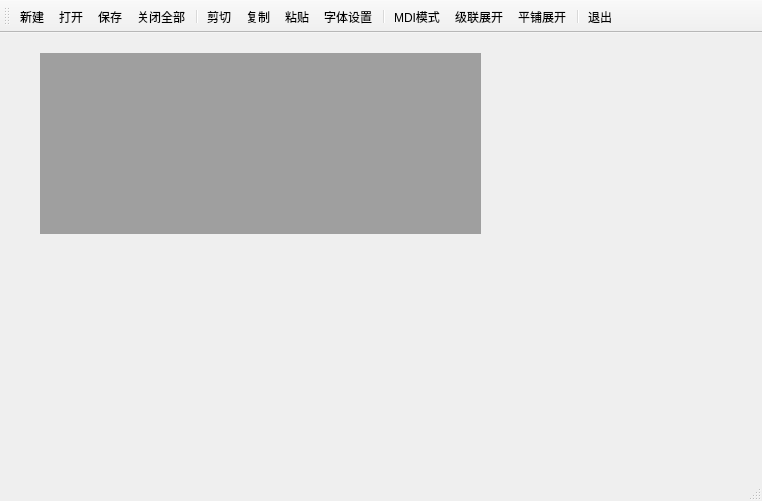
<?xml version="1.0" encoding="UTF-8"?>
<ui version="4.0">
 <class>MainWindow</class>
 <widget class="QMainWindow" name="MainWindow">
  <property name="geometry">
   <rect>
    <x>0</x>
    <y>0</y>
    <width>762</width>
    <height>501</height>
   </rect>
  </property>
  <property name="windowTitle">
   <string>MainWindow</string>
  </property>
  <widget class="QWidget" name="centralwidget">
   <widget class="QMdiArea" name="mdiArea">
    <property name="geometry">
     <rect>
      <x>40</x>
      <y>20</y>
      <width>441</width>
      <height>181</height>
     </rect>
    </property>
   </widget>
  </widget>
  <widget class="QStatusBar" name="statusbar"/>
  <widget class="QToolBar" name="toolBar">
   <property name="windowTitle">
    <string>toolBar</string>
   </property>
   <property name="toolButtonStyle">
    <enum>Qt::ToolButtonTextUnderIcon</enum>
   </property>
   <attribute name="toolBarArea">
    <enum>TopToolBarArea</enum>
   </attribute>
   <attribute name="toolBarBreak">
    <bool>false</bool>
   </attribute>
   <addaction name="actDoc_New"/>
   <addaction name="actDoc_Open"/>
   <addaction name="actDoc_Save"/>
   <addaction name="actCloseAll"/>
   <addaction name="separator"/>
   <addaction name="actCut"/>
   <addaction name="actCopy"/>
   <addaction name="actPaste"/>
   <addaction name="actFont"/>
   <addaction name="separator"/>
   <addaction name="actViewMode"/>
   <addaction name="actCascade"/>
   <addaction name="actTile"/>
   <addaction name="separator"/>
   <addaction name="actQuit"/>
  </widget>
  <action name="actDoc_New">
   <property name="icon">
    <iconset resource="res.qrc">
     <normaloff>:/icon/images/newFile.png</normaloff>:/icon/images/newFile.png</iconset>
   </property>
   <property name="text">
    <string>新建</string>
   </property>
   <property name="toolTip">
    <string>新建文件窗口</string>
   </property>
   <property name="shortcut">
    <string>Ctrl+N</string>
   </property>
  </action>
  <action name="actQuit">
   <property name="icon">
    <iconset resource="res.qrc">
     <normaloff>:/icon/images/exit.png</normaloff>:/icon/images/exit.png</iconset>
   </property>
   <property name="text">
    <string>退出</string>
   </property>
   <property name="toolTip">
    <string>退出本系统</string>
   </property>
  </action>
  <action name="actDoc_Open">
   <property name="icon">
    <iconset resource="res.qrc">
     <normaloff>:/icon/images/files-open.png</normaloff>:/icon/images/files-open.png</iconset>
   </property>
   <property name="text">
    <string>打开</string>
   </property>
   <property name="toolTip">
    <string>打开文档</string>
   </property>
   <property name="shortcut">
    <string>Ctrl+O</string>
   </property>
  </action>
  <action name="actFont">
   <property name="icon">
    <iconset resource="res.qrc">
     <normaloff>:/icon/images/font.png</normaloff>:/icon/images/font.png</iconset>
   </property>
   <property name="text">
    <string>字体设置</string>
   </property>
   <property name="toolTip">
    <string>字体设置</string>
   </property>
  </action>
  <action name="actCut">
   <property name="icon">
    <iconset resource="res.qrc">
     <normaloff>:/icon/images/cut.png</normaloff>:/icon/images/cut.png</iconset>
   </property>
   <property name="text">
    <string>剪切</string>
   </property>
   <property name="toolTip">
    <string>剪切</string>
   </property>
   <property name="shortcut">
    <string>Ctrl+X</string>
   </property>
  </action>
  <action name="actCopy">
   <property name="icon">
    <iconset resource="res.qrc">
     <normaloff>:/icon/images/copyFile.png</normaloff>:/icon/images/copyFile.png</iconset>
   </property>
   <property name="text">
    <string>复制</string>
   </property>
   <property name="toolTip">
    <string>复制</string>
   </property>
   <property name="shortcut">
    <string>Ctrl+C</string>
   </property>
  </action>
  <action name="actPaste">
   <property name="icon">
    <iconset resource="res.qrc">
     <normaloff>:/icon/images/pasteFile.png</normaloff>:/icon/images/pasteFile.png</iconset>
   </property>
   <property name="text">
    <string>粘贴</string>
   </property>
   <property name="toolTip">
    <string>粘贴</string>
   </property>
   <property name="shortcut">
    <string>Ctrl+V</string>
   </property>
  </action>
  <action name="actDoc_Save">
   <property name="icon">
    <iconset resource="res.qrc">
     <normaloff>:/icon/images/saveFile.png</normaloff>:/icon/images/saveFile.png</iconset>
   </property>
   <property name="text">
    <string>保存</string>
   </property>
   <property name="toolTip">
    <string>保存文档</string>
   </property>
   <property name="shortcut">
    <string>Ctrl+S</string>
   </property>
  </action>
  <action name="actCloseAll">
   <property name="icon">
    <iconset resource="res.qrc">
     <normaloff>:/icon/images/closeFile.png</normaloff>:/icon/images/closeFile.png</iconset>
   </property>
   <property name="text">
    <string>关闭全部</string>
   </property>
   <property name="toolTip">
    <string>关闭全部</string>
   </property>
  </action>
  <action name="actCascade">
   <property name="icon">
    <iconset resource="res.qrc">
     <normaloff>:/icon/images/cadcase.png</normaloff>:/icon/images/cadcase.png</iconset>
   </property>
   <property name="text">
    <string>级联展开</string>
   </property>
   <property name="toolTip">
    <string>级联展开</string>
   </property>
  </action>
  <action name="actViewMode">
   <property name="checkable">
    <bool>true</bool>
   </property>
   <property name="icon">
    <iconset resource="res.qrc">
     <normaloff>:/icon/images/modelData.png</normaloff>:/icon/images/modelData.png</iconset>
   </property>
   <property name="text">
    <string>MDI模式</string>
   </property>
   <property name="toolTip">
    <string>窗口模式或页面模式</string>
   </property>
  </action>
  <action name="actTile">
   <property name="icon">
    <iconset resource="res.qrc">
     <normaloff>:/icon/images/pingpu.png</normaloff>:/icon/images/pingpu.png</iconset>
   </property>
   <property name="text">
    <string>平铺展开</string>
   </property>
   <property name="toolTip">
    <string>平铺展开</string>
   </property>
  </action>
 </widget>
 <resources>
  <include location="res.qrc"/>
 </resources>
 <connections>
  <connection>
   <sender>actQuit</sender>
   <signal>triggered()</signal>
   <receiver>MainWindow</receiver>
   <slot>close()</slot>
   <hints>
    <hint type="sourcelabel">
     <x>-1</x>
     <y>-1</y>
    </hint>
    <hint type="destinationlabel">
     <x>380</x>
     <y>250</y>
    </hint>
   </hints>
  </connection>
 </connections>
</ui>
